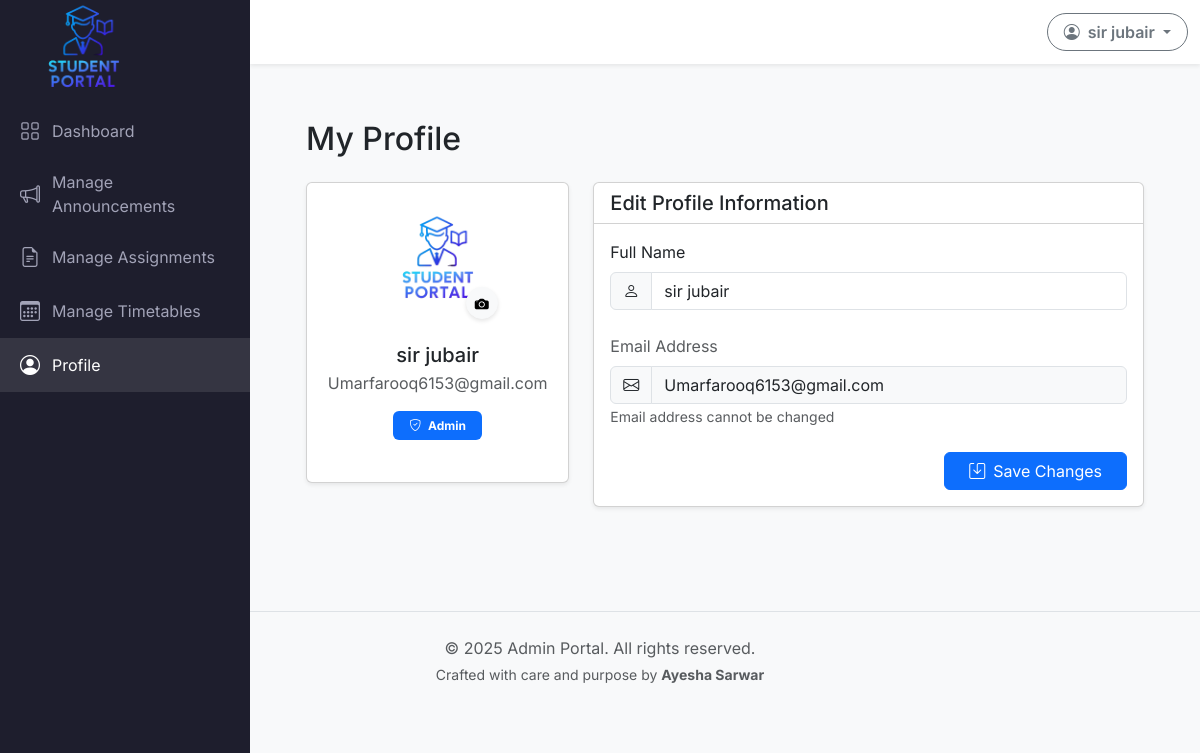
Page /admin/profile.php (signed in) on the committed database.
### tables this page shows
CREATE TABLE `users` (
  `id` int(11) NOT NULL,
  `full_name` varchar(100) NOT NULL,
  `email` varchar(100) NOT NULL,
  `password` varchar(255) NOT NULL,
  `role` enum('student','admin') NOT NULL,
  `profile_image` varchar(255) DEFAULT NULL
);

### admin/profile.php (the view, shortened to what this page needs)
<?php
require_once '../admin_includes/header.php';
require_once '../admin_includes/sidebar.php';
require_once '../admin_includes/navbar.php';
require_once '../config/db.php';
$admin_id = isset($_SESSION['user_id']) ? intval($_SESSION['user_id']) : 0;
if ($admin_id > 0) {
    $stmt = $conn->prepare("SELECT * FROM users WHERE id = ? LIMIT 1");
    $stmt->bind_param("i", $admin_id);
    $stmt->execute();
    $result = $stmt->get_result();
    $admin = $result->fetch_assoc();
}
?>
<div class="main-content">
    <div class="container-fluid p-4">
        <div class="d-flex justify-content-between align-items-center mb-4">
            <h2 class="mb-0">My Profile</h2>
        </div>
        <div class="row">
            <div class="col-md-4 mb-4">
                <div class="card shadow-sm h-100">
                    <div class="card-body text-center">
                        <div class="mb-4 position-relative">
                            <div class="profile-photo-container position-relative d-inline-block">
                                <?php if (!empty($admin['profile_image'])): ?>
                                    <img src="../assets/uploads/profile_photos/<?php echo htmlspecialchars($admin['profile_image']); ?>"
                                         class="rounded-circle profile-image"
                                         style="width: 120px; height: 120px; object-fit: cover;"
                                         alt="Profile Photo">
                                <?php endif; ?>
                                <form action="../controllers/profile_controller.php"
                                      method="POST"
                                      enctype="multipart/form-data"
                                      class="profile-upload-form">
                                    <label for="profile_photo"
                                           class="btn btn-light btn-sm upload-btn position-absolute"
                                           style="bottom: 0; right: 0; border-radius: 50%; width: 32px; height: 32px; padding: 0; line-height: 32px; box-shadow: 0 2px 4px rgba(0,0,0,0.1);">
                                        <i class="bi bi-camera-fill"></i>
                                    </label>
                                </form>
                            </div>
                        </div>
                        <h5 class="card-title mb-1"><?php echo htmlspecialchars($admin['full_name']); ?></h5>
                        <p class="text-muted mb-3"><?php echo htmlspecialchars($admin['email']); ?></p>
                        <span class="badge bg-primary text-capitalize px-3 py-2">
                            <i class="bi bi-shield-check me-1"></i>
                            <?php echo htmlspecialchars($admin['role']); ?>
                        </span>
                    </div>
                </div>
            </div>
            <div class="col-md-8">
                <div class="card shadow-sm">
                    <div class="card-header bg-transparent">
                        <h5 class="card-title mb-0">Edit Profile Information</h5>
                    </div>
                    <div class="card-body">
                        <form action="../controllers/profile_controller.php" method="POST">
                            <div class="mb-4">
                                <label for="full_name" class="form-label">Full Name</label>
                                <div class="input-group">
                                    <span class="input-group-text bg-light">
                                        <i class="bi bi-person"></i>
                                    </span>
                                    <input type="text"
                                           class="form-control"
                                           id="full_name"
                                           name="full_name"
                                           value="<?php echo htmlspecialchars($admin['full_name']); ?>"
                                           required
                                           placeholder="Enter your full name">
                                </div>
                            </div>
                            <div class="mb-3">
                                <label class="form-label text-muted mb-2">Email Address</label>
                                <div class="input-group">
                                    <span class="input-group-text bg-light">
                                        <i class="bi bi-envelope"></i>
                                    </span>
                                    <input type="email"
                                           class="form-control bg-light"
                                           value="<?php echo htmlspecialchars($admin['email']); ?>"
                                           readonly
                                           disabled>
                                </div>
                                <small class="text-muted">Email address cannot be changed</small>
                            </div>
                            <div class="text-end mt-4">
                                <button type="submit" class="btn btn-primary px-4">
                                    <i class="bi bi-save me-2"></i>Save Changes
                                </button>
                            </div>
                        </form>
                    </div>
                </div>
            </div>
        </div>
    </div>
</div>
<?php require_once '../admin_includes/footer.php'; ?>

### admin_includes/header.php (style rules this page uses)
body { font-family: 'Inter', sans-serif; background-color: #f8f9fa; }
.main-content { margin-left: 250px; padding: 2rem; }

### rows in the picture
users: profile_image (picture), full_name "sir jubair", email "Umarfarooq6153@gmail.com", role "Admin"

### other values in the picture
$_SESSION['full_name'] "sir jubair"
